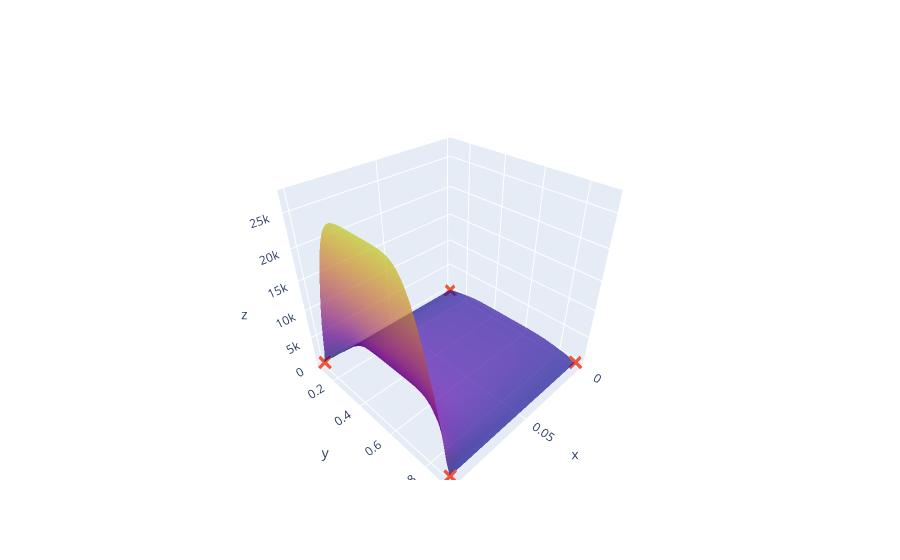

The notebook cell this image was saved under:
### Code cell
weighted_variance = acquisition_per_expected_cost(model_variance,cost_model)
weighted_utility = weighted_variance.evaluate(X_mesh).reshape((mesh_size,mesh_size))
fig = go.Figure(data=[go.Surface(x=xx,y=yy,z=weighted_utility, opacity=0.7, showscale=False),
    go.Scatter3d(x=X[:,0],y=X[:,1],z=[utility.min()]*X.shape[0],mode="markers",marker_symbol="x",marker_size=5)])
fig.show()

### Figure 1 — Plotly figure (JSON) as saved in the notebook; plotly's stock layout.template omitted (floating-point values rounded to 4 significant figures; data arrays with more than 128 entries replaced by an {"elided": "..."} marker saying what was removed)
{"data": [{"opacity": 0.7, "showscale": false, "type": "surface", "x": {"elided": "50x50 float values"}, "y": {"elided": "50x50 float values"}, "z": {"elided": "50x50 float values"}}, {"marker": {"size": 5, "symbol": "x"}, "mode": "markers", "type": "scatter3d", "x": [0.1, 0.001, 0.1, 0.001], "y": [0.1, 0.1, 0.9, 0.9], "z": [0.08835, 0.08835, 0.08835, 0.08835]}], "layout": {}}
